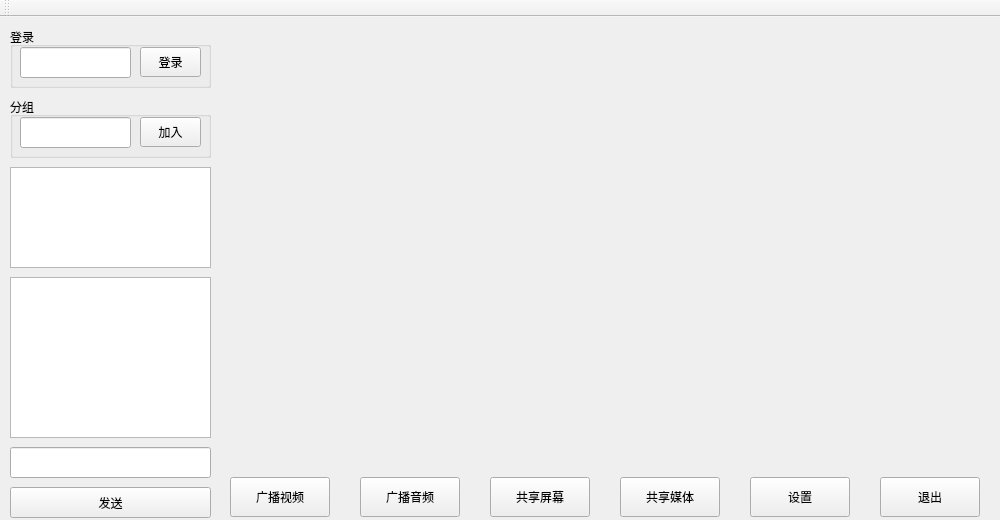
<?xml version="1.0" encoding="UTF-8"?>
<ui version="4.0">
 <class>RtcClientDemoClass</class>
 <widget class="QMainWindow" name="RtcClientDemoClass">
  <property name="windowModality">
   <enum>Qt::ApplicationModal</enum>
  </property>
  <property name="enabled">
   <bool>true</bool>
  </property>
  <property name="geometry">
   <rect>
    <x>0</x>
    <y>0</y>
    <width>1000</width>
    <height>520</height>
   </rect>
  </property>
  <property name="sizePolicy">
   <sizepolicy hsizetype="Expanding" vsizetype="Expanding">
    <horstretch>0</horstretch>
    <verstretch>0</verstretch>
   </sizepolicy>
  </property>
  <property name="minimumSize">
   <size>
    <width>1000</width>
    <height>520</height>
   </size>
  </property>
  <property name="maximumSize">
   <size>
    <width>1000</width>
    <height>520</height>
   </size>
  </property>
  <property name="windowTitle">
   <string>RtcClientDemo</string>
  </property>
  <widget class="QWidget" name="centralWidget">
   <widget class="QLineEdit" name="lineEdit_user">
    <property name="geometry">
     <rect>
      <x>20</x>
      <y>30</y>
      <width>111</width>
      <height>31</height>
     </rect>
    </property>
   </widget>
   <widget class="QLineEdit" name="lineEdit_group">
    <property name="geometry">
     <rect>
      <x>20</x>
      <y>100</y>
      <width>111</width>
      <height>31</height>
     </rect>
    </property>
   </widget>
   <widget class="QPushButton" name="pushButton_join">
    <property name="geometry">
     <rect>
      <x>140</x>
      <y>100</y>
      <width>61</width>
      <height>30</height>
     </rect>
    </property>
    <property name="text">
     <string>加入</string>
    </property>
   </widget>
   <widget class="QGroupBox" name="groupBox">
    <property name="geometry">
     <rect>
      <x>10</x>
      <y>10</y>
      <width>201</width>
      <height>61</height>
     </rect>
    </property>
    <property name="title">
     <string>登录</string>
    </property>
    <widget class="QPushButton" name="pushButton_login">
     <property name="geometry">
      <rect>
       <x>130</x>
       <y>20</y>
       <width>61</width>
       <height>30</height>
      </rect>
     </property>
     <property name="text">
      <string>登录</string>
     </property>
    </widget>
   </widget>
   <widget class="QTextEdit" name="textEdit_info">
    <property name="geometry">
     <rect>
      <x>10</x>
      <y>260</y>
      <width>201</width>
      <height>161</height>
     </rect>
    </property>
   </widget>
   <widget class="QGroupBox" name="groupBox_4">
    <property name="geometry">
     <rect>
      <x>10</x>
      <y>80</y>
      <width>201</width>
      <height>61</height>
     </rect>
    </property>
    <property name="title">
     <string>分组</string>
    </property>
   </widget>
   <widget class="QPushButton" name="pushButton_broadcastCam">
    <property name="geometry">
     <rect>
      <x>230</x>
      <y>460</y>
      <width>100</width>
      <height>40</height>
     </rect>
    </property>
    <property name="text">
     <string>广播视频</string>
    </property>
   </widget>
   <widget class="QPushButton" name="pushButton_broadcastMic">
    <property name="geometry">
     <rect>
      <x>360</x>
      <y>460</y>
      <width>100</width>
      <height>40</height>
     </rect>
    </property>
    <property name="text">
     <string>广播音频</string>
    </property>
   </widget>
   <widget class="QPushButton" name="pushButton_shareScreen">
    <property name="geometry">
     <rect>
      <x>490</x>
      <y>460</y>
      <width>100</width>
      <height>40</height>
     </rect>
    </property>
    <property name="text">
     <string>共享屏幕</string>
    </property>
   </widget>
   <widget class="QPushButton" name="pushButton_shareMedia">
    <property name="geometry">
     <rect>
      <x>620</x>
      <y>460</y>
      <width>100</width>
      <height>40</height>
     </rect>
    </property>
    <property name="text">
     <string>共享媒体</string>
    </property>
   </widget>
   <widget class="QPushButton" name="pushButton_exit">
    <property name="geometry">
     <rect>
      <x>880</x>
      <y>460</y>
      <width>100</width>
      <height>40</height>
     </rect>
    </property>
    <property name="text">
     <string>退出</string>
    </property>
   </widget>
   <widget class="QLineEdit" name="lineEdit_message">
    <property name="geometry">
     <rect>
      <x>10</x>
      <y>430</y>
      <width>201</width>
      <height>31</height>
     </rect>
    </property>
   </widget>
   <widget class="QPushButton" name="pushButton_sendMsg">
    <property name="geometry">
     <rect>
      <x>10</x>
      <y>470</y>
      <width>201</width>
      <height>31</height>
     </rect>
    </property>
    <property name="text">
     <string>发送</string>
    </property>
   </widget>
   <widget class="QPushButton" name="pushButton_setting">
    <property name="geometry">
     <rect>
      <x>750</x>
      <y>460</y>
      <width>100</width>
      <height>40</height>
     </rect>
    </property>
    <property name="text">
     <string>设置</string>
    </property>
   </widget>
   <widget class="QWidget" name="widget_videoContainer" native="true">
    <property name="geometry">
     <rect>
      <x>220</x>
      <y>10</y>
      <width>768</width>
      <height>432</height>
     </rect>
    </property>
   </widget>
   <widget class="QListView" name="listView_user">
    <property name="geometry">
     <rect>
      <x>10</x>
      <y>150</y>
      <width>201</width>
      <height>101</height>
     </rect>
    </property>
   </widget>
   <zorder>groupBox_4</zorder>
   <zorder>groupBox</zorder>
   <zorder>lineEdit_user</zorder>
   <zorder>lineEdit_group</zorder>
   <zorder>pushButton_join</zorder>
   <zorder>textEdit_info</zorder>
   <zorder>pushButton_broadcastCam</zorder>
   <zorder>pushButton_broadcastMic</zorder>
   <zorder>pushButton_shareScreen</zorder>
   <zorder>pushButton_shareMedia</zorder>
   <zorder>pushButton_exit</zorder>
   <zorder>lineEdit_message</zorder>
   <zorder>pushButton_sendMsg</zorder>
   <zorder>pushButton_setting</zorder>
   <zorder>widget_videoContainer</zorder>
   <zorder>listView_user</zorder>
  </widget>
  <widget class="QToolBar" name="mainToolBar">
   <attribute name="toolBarArea">
    <enum>TopToolBarArea</enum>
   </attribute>
   <attribute name="toolBarBreak">
    <bool>false</bool>
   </attribute>
  </widget>
 </widget>
 <layoutdefault spacing="6" margin="11"/>
 <resources>
  <include location="rtc-client-demo.qrc"/>
 </resources>
 <connections/>
</ui>
